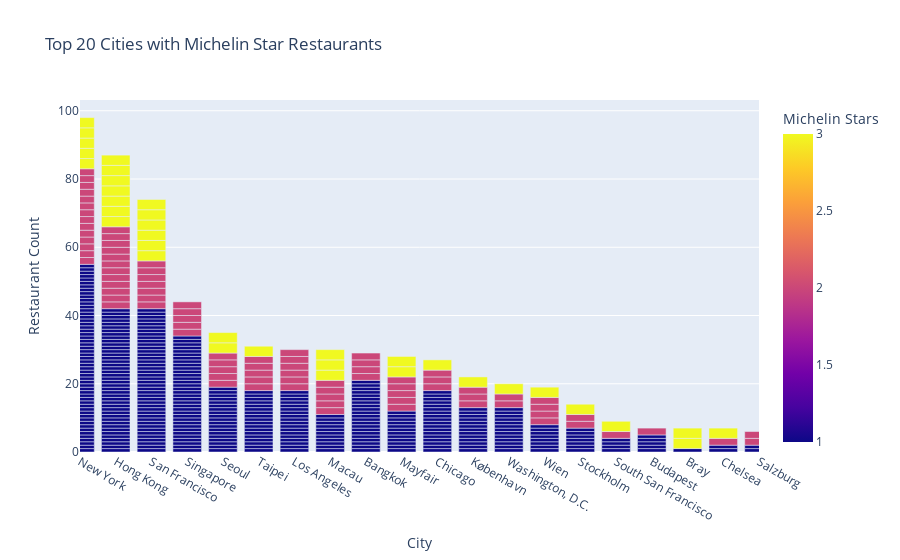

The cell this chart's notebook holds for it:
### Code cell
#Top 20 cities with the most restuarants with michelin stars
fig2 = px.bar(df, x='city', y='stars', color='stars', title='Top 20 Cities with Michelin Star Restaurants',
             labels=dict(city='City', stars='Michelin Stars'))
fig2.update_layout(barmode='stack', xaxis={'categoryorder':'total descending'})
fig2.update_yaxes(title='Restaurant Count')
fig2.update_xaxes(range = [0,19])
#plotly.offline.plot(fig2, filename='fig2.html')
fig2.show()

### Figure 1 — Plotly figure (JSON) as saved in the notebook; plotly's stock layout.template omitted (floating-point values rounded to 4 significant figures; data arrays with more than 128 entries replaced by an {"elided": "..."} marker saying what was removed)
{"data": [{"alignmentgroup": "True", "hovertemplate": "City=%{x}<br>Michelin Stars=%{marker.color}<extra></extra>", "legendgroup": "", "marker": {"color": {"elided": "695 int values"}, "coloraxis": "coloraxis"}, "name": "", "offsetgroup": "", "orientation": "v", "showlegend": false, "textposition": "auto", "type": "bar", "x": {"elided": "695 str values"}, "xaxis": "x", "y": {"elided": "695 int values"}, "yaxis": "y"}], "layout": {"barmode": "stack", "coloraxis": {"colorbar": {"title": {"text": "Michelin Stars"}}, "colorscale": [[0, "#0d0887"], [0.1111, "#46039f"], [0.2222, "#7201a8"], [0.3333, "#9c179e"], [0.4444, "#bd3786"], [0.5556, "#d8576b"], [0.6667, "#ed7953"], [0.7778, "#fb9f3a"], [0.8889, "#fdca26"], [1, "#f0f921"]]}, "legend": {"tracegroupgap": 0}, "title": {"text": "Top 20 Cities with Michelin Star Restaurants"}, "xaxis": {"anchor": "y", "categoryorder": "total descending", "domain": [0, 1], "range": [0, 19], "title": {"text": "City"}}, "yaxis": {"anchor": "x", "domain": [0, 1], "title": {"text": "Restaurant Count"}}}}
